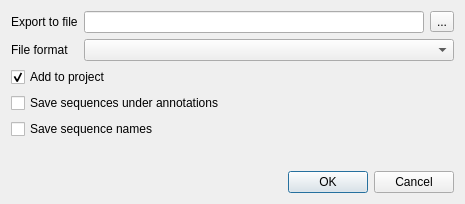
<?xml version="1.0" encoding="UTF-8"?>
<ui version="4.0">
 <class>U2::ExportAnnotationsDialog</class>
 <widget class="QDialog" name="U2::ExportAnnotationsDialog">
  <property name="geometry">
   <rect>
    <x>0</x>
    <y>0</y>
    <width>465</width>
    <height>204</height>
   </rect>
  </property>
  <property name="windowTitle">
   <string>Export Annotations</string>
  </property>
  <property name="modal">
   <bool>true</bool>
  </property>
  <layout class="QVBoxLayout" name="verticalLayout">
   <item>
    <layout class="QGridLayout" name="gridLayout">
     <item row="0" column="0">
      <widget class="QLabel" name="label">
       <property name="text">
        <string>Export to file</string>
       </property>
      </widget>
     </item>
     <item row="0" column="1">
      <layout class="QHBoxLayout" name="horizontalLayout">
       <item>
        <widget class="QLineEdit" name="fileNameEdit"/>
       </item>
       <item>
        <widget class="QToolButton" name="chooseFileButton">
         <property name="text">
          <string>...</string>
         </property>
        </widget>
       </item>
      </layout>
     </item>
     <item row="1" column="1">
      <widget class="QComboBox" name="formatsBox"/>
     </item>
     <item row="1" column="0">
      <widget class="QLabel" name="label_2">
       <property name="text">
        <string>File format</string>
       </property>
      </widget>
     </item>
    </layout>
   </item>
   <item>
    <widget class="QCheckBox" name="addToProjectCheck">
     <property name="text">
      <string>Add to project</string>
     </property>
     <property name="checked">
      <bool>true</bool>
     </property>
    </widget>
   </item>
   <item>
    <widget class="QCheckBox" name="exportSequenceCheck">
     <property name="text">
      <string>Save sequences under annotations</string>
     </property>
    </widget>
   </item>
   <item>
    <widget class="QCheckBox" name="exportSequenceNameCheck">
     <property name="text">
      <string>Save sequence names</string>
     </property>
    </widget>
   </item>
   <item>
    <spacer name="verticalSpacer">
     <property name="orientation">
      <enum>Qt::Vertical</enum>
     </property>
     <property name="sizeHint" stdset="0">
      <size>
       <width>20</width>
       <height>40</height>
      </size>
     </property>
    </spacer>
   </item>
   <item>
    <layout class="QHBoxLayout" name="horizontalLayout_2">
     <item>
      <spacer name="horizontalSpacer">
       <property name="orientation">
        <enum>Qt::Horizontal</enum>
       </property>
       <property name="sizeHint" stdset="0">
        <size>
         <width>40</width>
         <height>20</height>
        </size>
       </property>
      </spacer>
     </item>
     <item>
      <widget class="QDialogButtonBox" name="buttonBox">
       <property name="orientation">
        <enum>Qt::Horizontal</enum>
       </property>
       <property name="standardButtons">
        <set>QDialogButtonBox::Cancel|QDialogButtonBox::Ok</set>
       </property>
      </widget>
     </item>
    </layout>
   </item>
  </layout>
 </widget>
 <resources/>
 <connections>
  <connection>
   <sender>buttonBox</sender>
   <signal>accepted()</signal>
   <receiver>U2::ExportAnnotationsDialog</receiver>
   <slot>accept()</slot>
   <hints>
    <hint type="sourcelabel">
     <x>248</x>
     <y>254</y>
    </hint>
    <hint type="destinationlabel">
     <x>157</x>
     <y>274</y>
    </hint>
   </hints>
  </connection>
  <connection>
   <sender>buttonBox</sender>
   <signal>rejected()</signal>
   <receiver>U2::ExportAnnotationsDialog</receiver>
   <slot>reject()</slot>
   <hints>
    <hint type="sourcelabel">
     <x>316</x>
     <y>260</y>
    </hint>
    <hint type="destinationlabel">
     <x>286</x>
     <y>274</y>
    </hint>
   </hints>
  </connection>
 </connections>
</ui>
